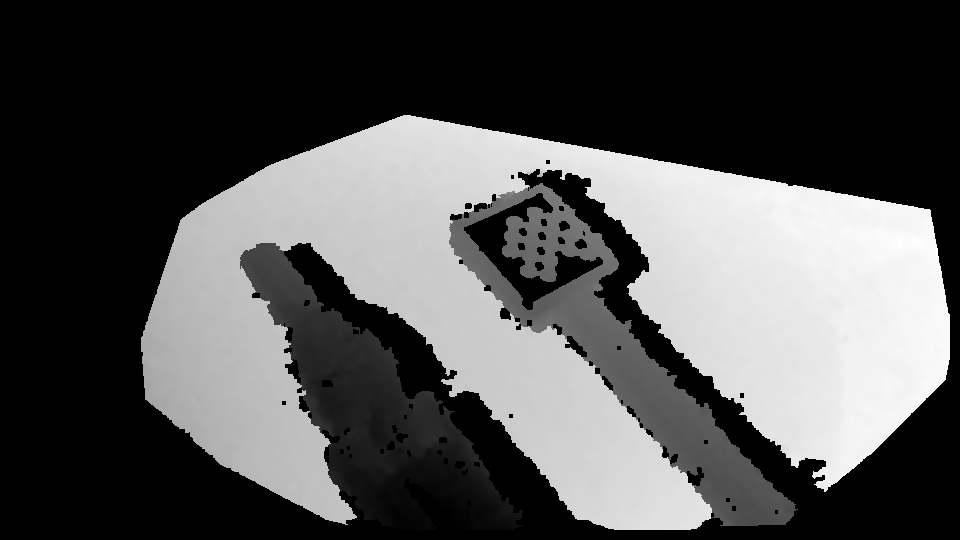
#> input picture Data_Generation_Preparation/libelas/build/img/1245_left_disp.pgm, 960 x 540 px, found by its file name
$ python testdisparity.py
#> lines starting #> are read from the running program, lines starting #| are printed output that depends on the picture; after the words box and inside, x2 and y2 are one past the last pixel; in counts of white or black regions, pixels touching at a corner belong together
import numpy as np
import open3d as o3d
import cv2

# Load the left image and disparity map
left_image = cv2.imread('/home/utsav/IProject/data/lnd1/filtered_left_rect_images/1245.png')
disparity = cv2.imread('/home/utsav/IProject/libelas/build/img/1245_left_disp.pgm', cv2.IMREAD_UNCHANGED)
#> disparity is the input picture: shape (540, 960); min 0, max 254, mean 79.8

# Check if disparity needs scaling
disparity = disparity.astype(np.float32)

# Ensure valid disparity values
valid_disparity_mask = disparity > 0
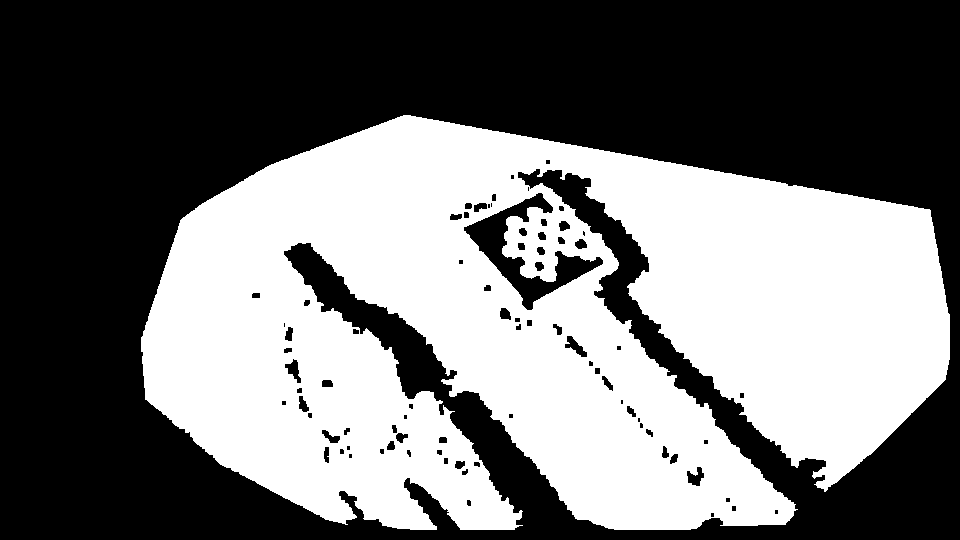
#> valid_disparity_mask: shape (540, 960) bool; 44.5% white; 1 white region, box (x1, y1, x2, y2) and area: (141, 115, 950, 530) 230808

# Convert disparity to depth
focal_length = 801.57991404  # Calibrated focal length
baseline = 5.5160  # Calibrated baseline
depth = np.zeros(disparity.shape, dtype=np.float32)
depth[valid_disparity_mask] = (focal_length * baseline) / (disparity[valid_disparity_mask] + 1e-6)
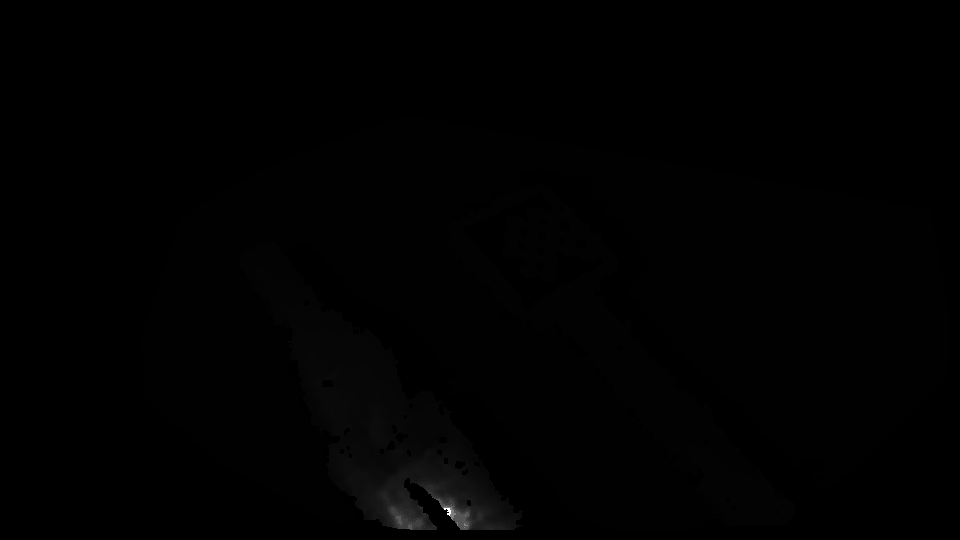
#> depth: shape (540, 960) float32; min 0, max 4421.5, mean 22.2; drawn with min black and max white

# Get image dimensions
#> (the run stopped early here; a loop or call above may not have finished)

$ run again, with Data_Generation_Preparation/libelas/build/img/1145_left_disp.pgm copied over Data_Generation_Preparation/libelas/build/img/1245_left_disp.pgm
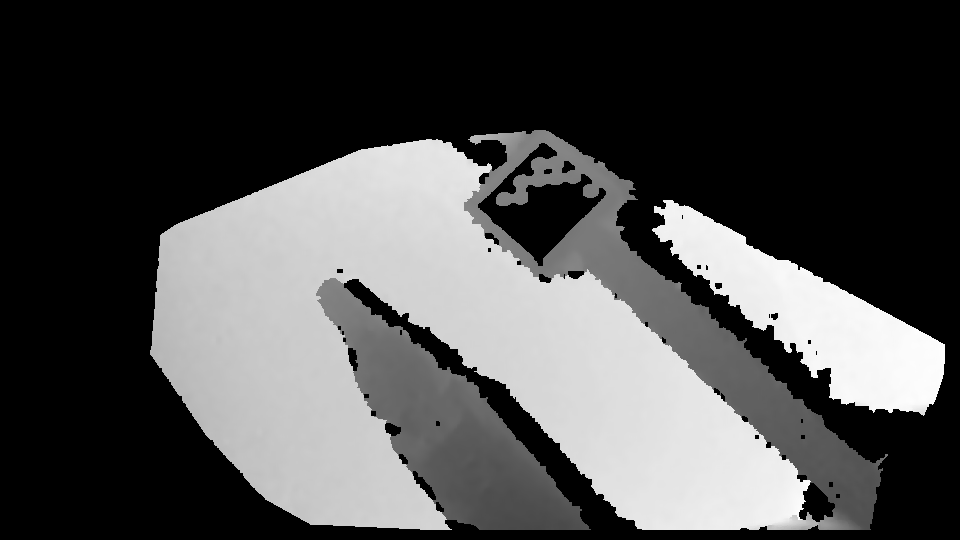
#> input picture Data_Generation_Preparation/libelas/build/img/1145_left_disp.pgm, 960 x 540 px, found by its file name
#> disparity is the input picture: shape (540, 960); min 0, max 255, mean 76.1
#> `valid_disparity_mask = disparity > 0`:
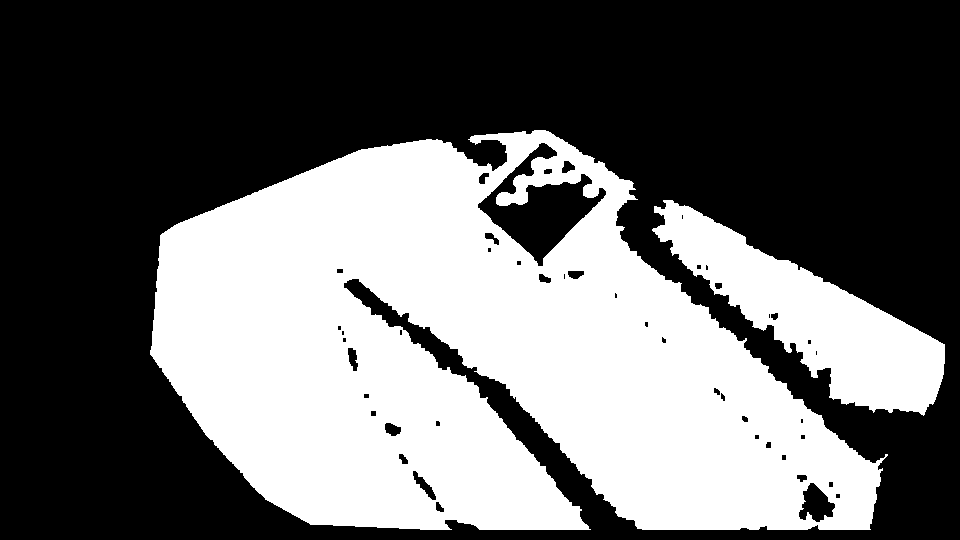
#> valid_disparity_mask: shape (540, 960) bool; 40.5% white; 2 white regions, box (x1, y1, x2, y2) and area: (150, 130, 888, 530) 187069, (652, 200, 945, 416) 23009
#> `depth[valid_disparity_mask] = (focal_length * baseline) / (disparity[v..`:
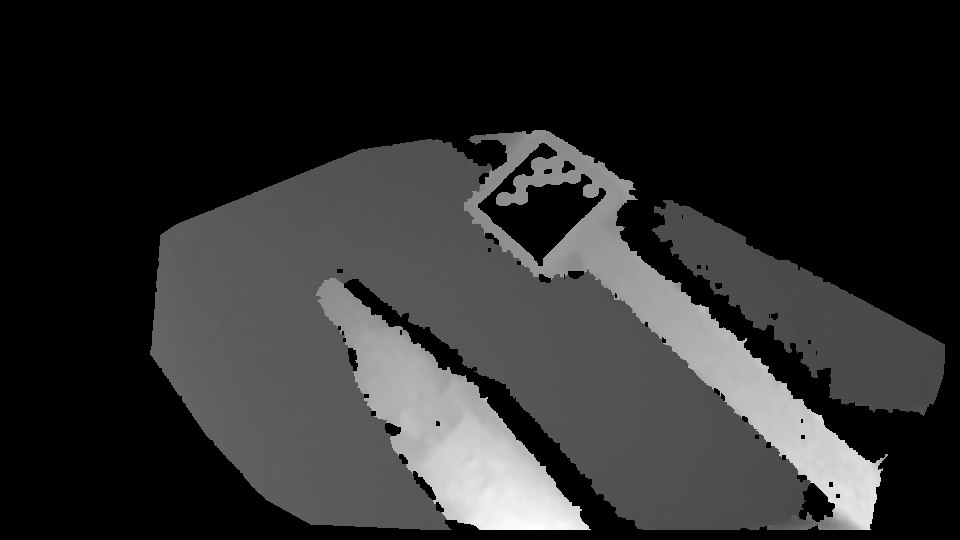
#> depth: shape (540, 960) float32; min 0, max 61.41, mean 10.7; drawn with min black and max white

$ run again, with Data_Generation_Preparation/libelas/build/img/1145_left.pgm copied over Data_Generation_Preparation/libelas/build/img/1245_left_disp.pgm
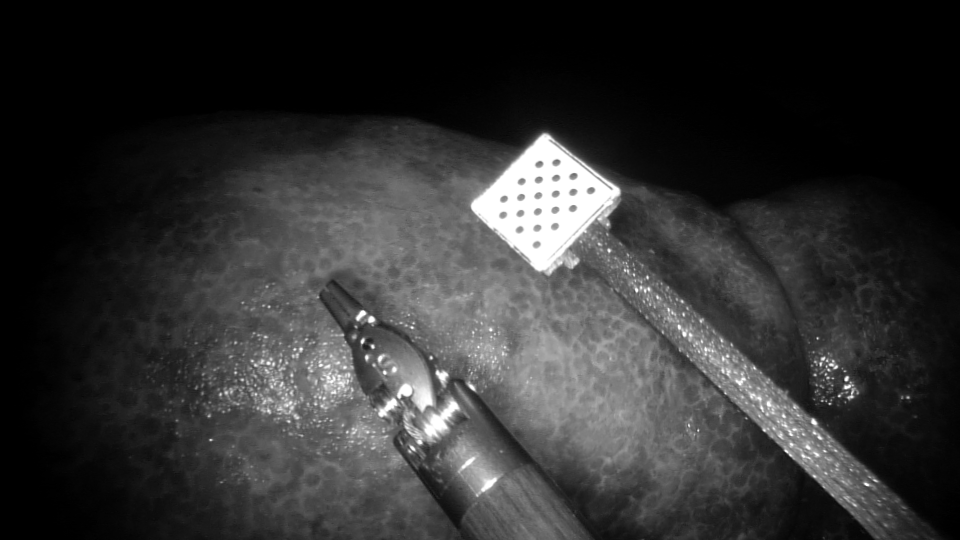
#> input picture Data_Generation_Preparation/libelas/build/img/1145_left.pgm, 960 x 540 px, found by its file name
#> disparity is the input picture: shape (540, 960); min 0, max 255, mean 49.7
#> `valid_disparity_mask = disparity > 0`:
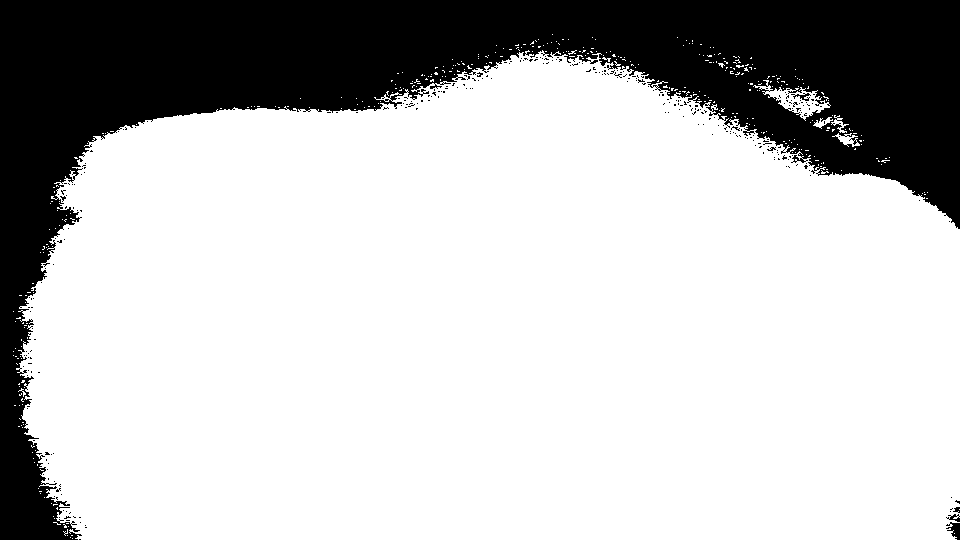
#> valid_disparity_mask: shape (540, 960) bool; 75% white; 296 black regions (291 under 20 px), largest, box (x1, y1, x2, y2) and area: (0, 0, 960, 540) 128635, (946, 522, 960, 540) 141, (791, 93, 811, 101) 63, (946, 514, 960, 522) 52, (953, 507, 960, 513) 27
#> `depth[valid_disparity_mask] = (focal_length * baseline) / (disparity[v..`:
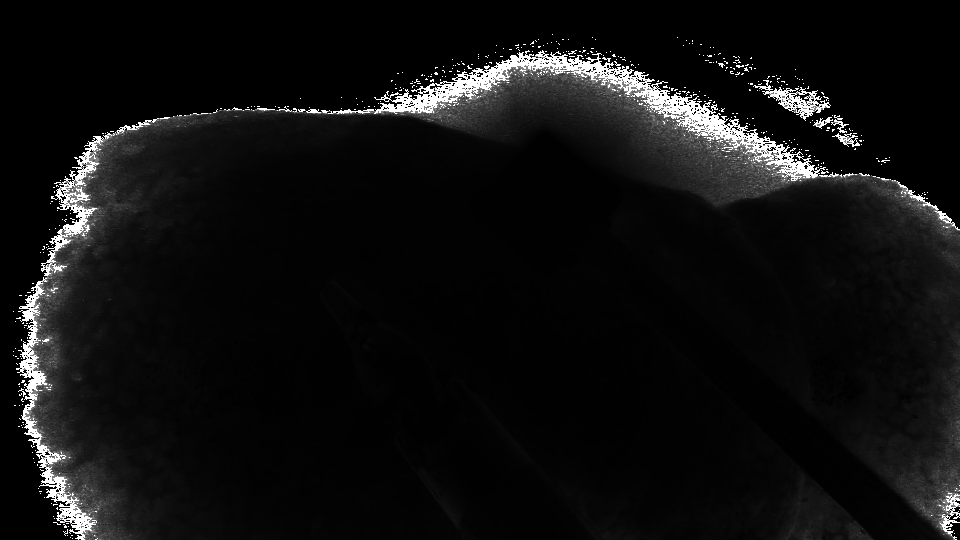
#> depth: shape (540, 960) float32; min 0, max 4421.5, mean 288; drawn with min black and max white

$ run again, with Data_Generation_Preparation/libelas/build/img/1145_right.pgm copied over Data_Generation_Preparation/libelas/build/img/1245_left_disp.pgm
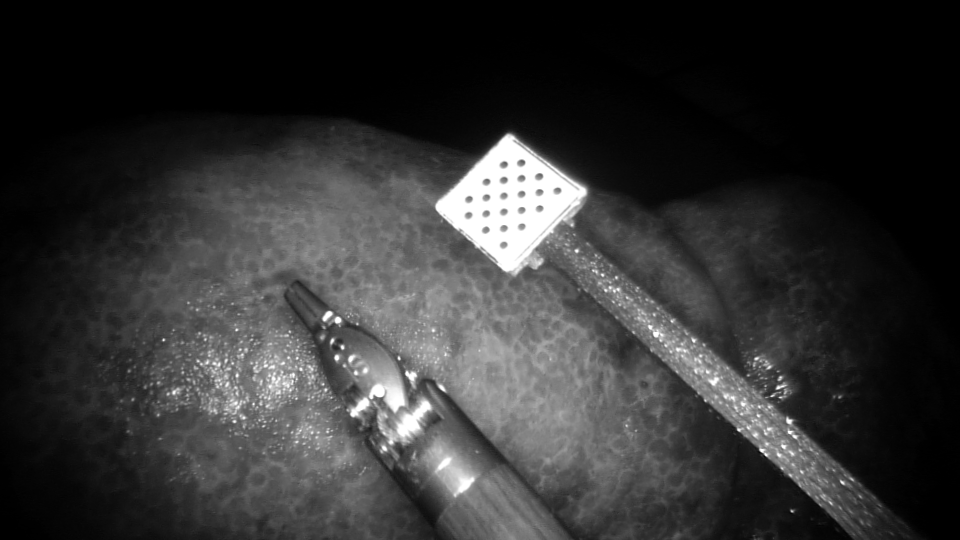
#> input picture Data_Generation_Preparation/libelas/build/img/1145_right.pgm, 960 x 540 px, found by its file name
#> disparity is the input picture: shape (540, 960); min 0, max 255, mean 50.8
#> `valid_disparity_mask = disparity > 0`:
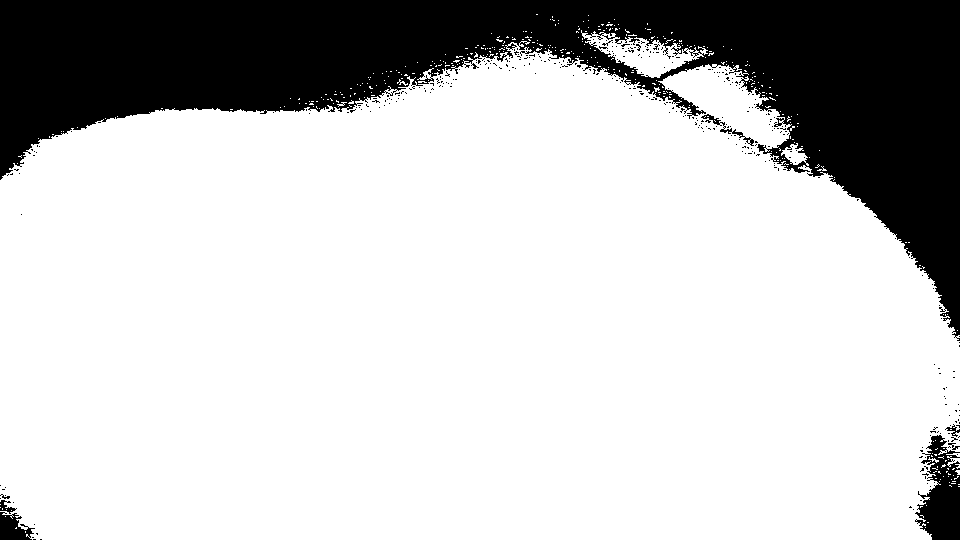
#> valid_disparity_mask: shape (540, 960) bool; 77.6% white; 371 black regions (363 under 20 px), largest, box (x1, y1, x2, y2) and area: (0, 0, 960, 341) 111132, (915, 435, 960, 540) 2906, (0, 512, 35, 540) 622
#> `depth[valid_disparity_mask] = (focal_length * baseline) / (disparity[v..`:
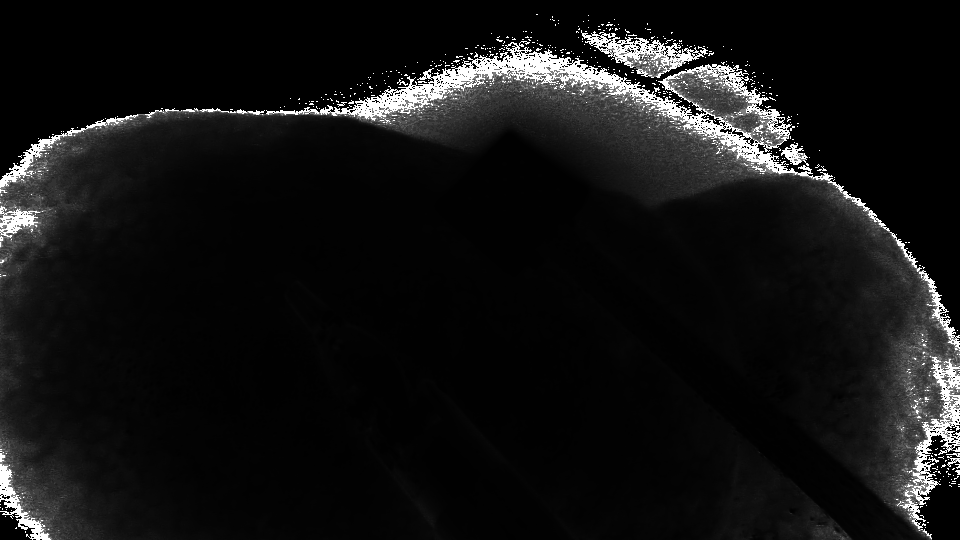
#> depth: shape (540, 960) float32; min 0, max 4421.5, mean 349; drawn with min black and max white
